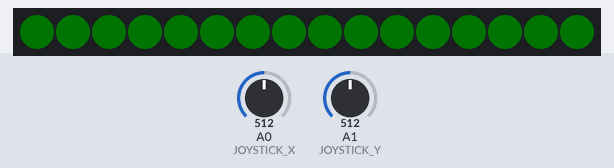
A sketch run on a simulated Arduino Uno, built with avr-gcc and run on an emulated ATmega328P. Parts: 16 RGB LEDs in strip order, left to right. The inputs (shaded band) are chosen by the test bench; at power-on: A1 (JOYSTICK_Y) = 512, A0 (JOYSTICK_X) = 512. Dim RGB values are drawn brighter than linear.

Above: at 1.2 s.
1.3 s: A1 (JOYSTICK_Y) set to 716
At 2.5 s:
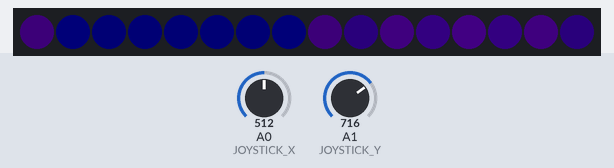
2.9 s: A0 (JOYSTICK_X) set to 1023
At 4.1 s:
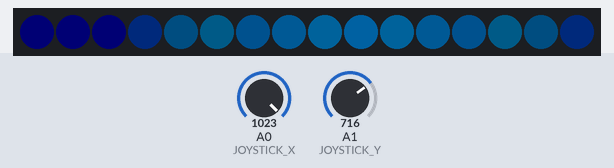
4.6 s: A1 (JOYSTICK_Y) set to 511
At 5.7 s:
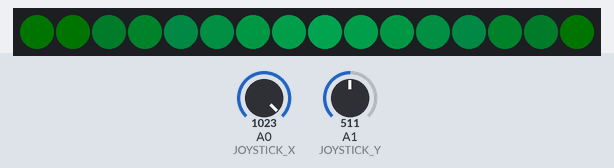
6.1 s: A0 (JOYSTICK_X) set to 511
At 6.7 s:
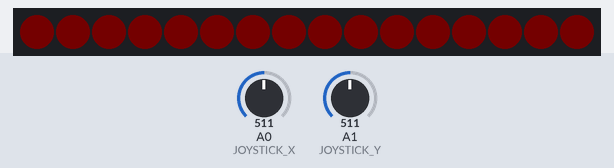
7.8 s: A1 (JOYSTICK_Y) set to 306
At 8.7 s:
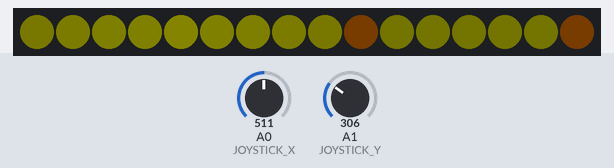
9.4 s: A0 (JOYSTICK_X) set to 438
10.9 s: A0 (JOYSTICK_X) set to 414
At 11.7 s:
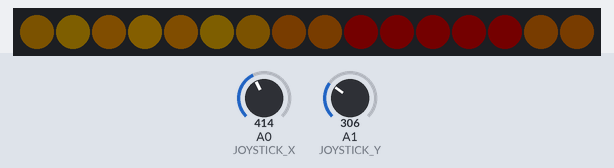
Timing chart, 0 to 13.4 s (numbered marks = the images above; inputs shaded):
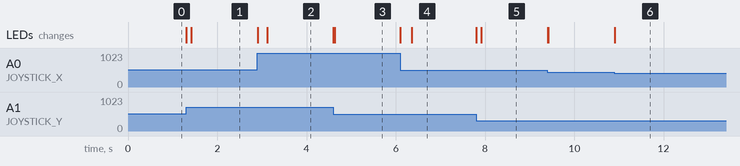

The sketch:

joystickLED4_fade.ino
```cpp
#include <FastLED.h>

#define LED_TYPE WS2812B
#define COLOR_ORDER GRB
#define NUM_LEDS 16
#define DATA_PIN 6
#define JOYSTICK_X A0
#define JOYSTICK_Y A1
#define MAX_BRIGHTNESS 120
#define FADE_RATE 1 // Adjust this value to control the fading speed

CRGB leds[NUM_LEDS];

// Global array to store the target brightness for each LED
int targetBrightness[NUM_LEDS] = {0};
int currentBrightness[NUM_LEDS] = {0};

void setup() {
    Serial.begin(9600);
    FastLED.addLeds<LED_TYPE, DATA_PIN, COLOR_ORDER>(leds, NUM_LEDS);
    pinMode(JOYSTICK_X, INPUT);
    pinMode(JOYSTICK_Y, INPUT);
}

void loop() {
    int x = analogRead(JOYSTICK_X) - 512; // Centering the joystick value
    int y = analogRead(JOYSTICK_Y) - 512; // Centering the joystick value
    float angle = atan2(y, x); // Calculate the angle
    int magnitude = max(abs(x), abs(y)); // Calculate how far the joystick is pushed

    // Print joystick position and calculated values
//    Serial.print("X: "); Serial.print(x);
//    Serial.print("   Y: "); Serial.print(y);
//    Serial.print("   Angle: " + String(angle) + " rad, " + String(angle * 180 / PI) + " deg");
//    Serial.print("   Magnitude: "); Serial.println(magnitude);

    // Map magnitude to brightness
    int brightness = map(magnitude, 0, 512, 0, MAX_BRIGHTNESS);
    brightness = constrain(brightness, 0, MAX_BRIGHTNESS);

    // Map angle to hue
    float angleNormalized = (angle + PI) / (2 * PI); // Normalize angle to range 0-1
    int hue = angleNormalized * 255; // Map to 0-255 range
    hue = constrain(hue, 0, 255); // Constrain to valid hue values

    // Determine LED direction based on angle with rounding
    float ledDirectionFloat = (float)((angle + PI) / (2 * PI) * NUM_LEDS);
    int ledDirection = round(ledDirectionFloat) % NUM_LEDS; // Round to the nearest integer

    // Print LED direction and brightness
//    Serial.print("LED Direction: "); Serial.print(ledDirection);
//    Serial.print("   Brightness: "); Serial.print(brightness);
//    Serial.print("   Hue: "); Serial.println(hue);

    // Set target brightness for each LED
    for (int i = 0; i < NUM_LEDS; i++) {
        int distance = min(abs(i - ledDirection), NUM_LEDS - abs(i - ledDirection));
        targetBrightness[i] = max(1, brightness - (distance * brightness / (NUM_LEDS / 2)));
//        Serial.println("LED Target Brightness [" + String(i) + "]: " + String(targetBrightness[i]));
//        Serial.println("LED distance: " + String(distance));
    }

    // Gradually adjust current brightness of LEDs towards the target brightness
    for (int i = 0; i < NUM_LEDS; i++) {
        // Move current brightness closer to the target brightness
        if (currentBrightness[i] < targetBrightness[i]) {
            currentBrightness[i] = min(currentBrightness[i] + FADE_RATE, targetBrightness[i]);
        } else if (currentBrightness[i] > targetBrightness[i]) {
            currentBrightness[i] = max(currentBrightness[i] - FADE_RATE, targetBrightness[i]);
        }
//        Serial.println("LED Current Brightness [" + String(i) + "]: " + String(currentBrightness[i]));

        // Set the LED color, saturation, and brightness
        leds[i] = CHSV(hue, 255, currentBrightness[i]);
    }

    FastLED.show();
//    Serial.print("\n");
//    delay(10); // Increased delay for readability of serial output
}
```

Measured:
- the behaviour switches between 428 and 427 on A0 (JOYSTICK_X) (found by bisection; images 5 and 6)
- after the input at 1.3 s, the LEDs: first change at once (image 1 shows a later state)
- after the input at 2.9 s, the LEDs: first change at once (image 2 shows a later state)
- after the input at 4.6 s, the LEDs: first change at once (image 3 shows a later state)
- after the input at 6.1 s, the LEDs: first change at once (image 4 shows a later state)
- after the input at 7.8 s, the LEDs: first change at once (image 5 shows a later state)
- after the input at 10.9 s, the LEDs: change at once (image 6)
